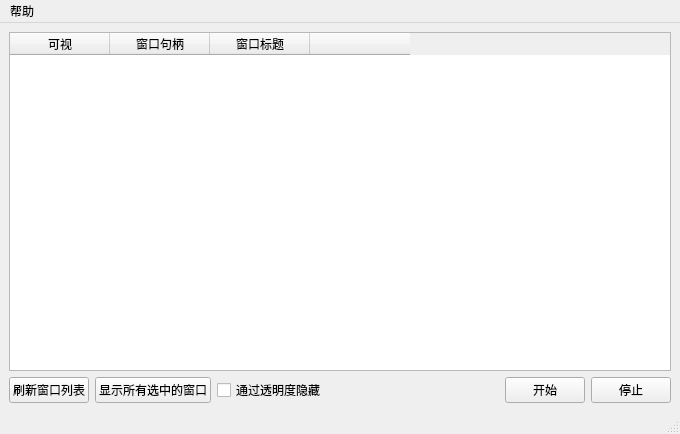
<?xml version="1.0" encoding="UTF-8"?>
<ui version="4.0">
 <class>MainWindow</class>
 <widget class="QMainWindow" name="MainWindow">
  <property name="geometry">
   <rect>
    <x>0</x>
    <y>0</y>
    <width>680</width>
    <height>434</height>
   </rect>
  </property>
  <property name="windowTitle">
   <string>MouseWheelWindowToggle</string>
  </property>
  <property name="windowIcon">
   <iconset resource="MouseWheelWindowToggle.qrc">
    <normaloff>:/img/Assets/32.ico</normaloff>:/img/Assets/32.ico</iconset>
  </property>
  <widget class="QWidget" name="centralwidget">
   <layout class="QVBoxLayout" name="verticalLayout">
    <item>
     <widget class="QTableWidget" name="tableWidgetWindowInfo">
      <property name="styleSheet">
       <string notr="true"/>
      </property>
      <property name="sortingEnabled">
       <bool>true</bool>
      </property>
      <column>
       <property name="text">
        <string>可视</string>
       </property>
      </column>
      <column>
       <property name="text">
        <string>窗口句柄</string>
       </property>
      </column>
      <column>
       <property name="text">
        <string>窗口标题</string>
       </property>
      </column>
      <column>
       <property name="text">
        <string/>
       </property>
      </column>
     </widget>
    </item>
    <item>
     <layout class="QHBoxLayout" name="horizontalLayout">
      <item>
       <widget class="QPushButton" name="pushButtonRefreshTableWidgetWindowInfo">
        <property name="text">
         <string>刷新窗口列表</string>
        </property>
       </widget>
      </item>
      <item>
       <widget class="QPushButton" name="pushButtonShowCheckedWindow">
        <property name="text">
         <string>显示所有选中的窗口</string>
        </property>
       </widget>
      </item>
      <item>
       <widget class="QCheckBox" name="checkBoxHideByTransparency">
        <property name="text">
         <string>通过透明度隐藏</string>
        </property>
       </widget>
      </item>
      <item>
       <spacer name="horizontalSpacer">
        <property name="orientation">
         <enum>Qt::Orientation::Horizontal</enum>
        </property>
        <property name="sizeHint" stdset="0">
         <size>
          <width>40</width>
          <height>20</height>
         </size>
        </property>
       </spacer>
      </item>
      <item>
       <widget class="QPushButton" name="pushButtonStart">
        <property name="text">
         <string>开始</string>
        </property>
       </widget>
      </item>
      <item>
       <widget class="QPushButton" name="pushButtonStop">
        <property name="text">
         <string>停止</string>
        </property>
       </widget>
      </item>
     </layout>
    </item>
   </layout>
  </widget>
  <widget class="QMenuBar" name="menubar">
   <property name="geometry">
    <rect>
     <x>0</x>
     <y>0</y>
     <width>680</width>
     <height>24</height>
    </rect>
   </property>
   <widget class="QMenu" name="menu">
    <property name="title">
     <string>帮助</string>
    </property>
    <addaction name="actionOpenAboutDialog"/>
   </widget>
   <addaction name="menu"/>
  </widget>
  <widget class="QStatusBar" name="statusbar"/>
  <action name="actionOpenAboutDialog">
   <property name="text">
    <string>关于</string>
   </property>
  </action>
 </widget>
 <resources>
  <include location="MouseWheelWindowToggle.qrc"/>
 </resources>
 <connections/>
</ui>
